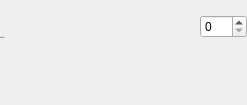
                            <widget class="QWidget" name="widget_13" native="true">
                             <layout class="QVBoxLayout" name="verticalLayout_30">
                              <property name="spacing">
                               <number>0</number>
                              </property>
                              <property name="leftMargin">
                               <number>0</number>
                              </property>
                              <property name="topMargin">
                               <number>0</number>
                              </property>
                              <property name="rightMargin">
                               <number>0</number>
                              </property>
                              <property name="bottomMargin">
                               <number>0</number>
                              </property>
                              <item>
                               <widget class="QWidget" name="widget_38" native="true">
                                <property name="minimumSize">
                                 <size>
                                  <width>0</width>
                                  <height>105</height>
                                 </size>
                                </property>
                                <property name="maximumSize">
                                 <size>
                                  <width>16777215</width>
                                  <height>105</height>
                                 </size>
                                </property>
                                <layout class="QHBoxLayout" name="horizontalLayout_35">
                                 <property name="spacing">
                                  <number>0</number>
                                 </property>
                                 <property name="leftMargin">
                                  <number>0</number>
                                 </property>
                                 <property name="topMargin">
                                  <number>0</number>
                                 </property>
                                 <property name="rightMargin">
                                  <number>0</number>
                                 </property>
                                 <property name="bottomMargin">
                                  <number>0</number>
                                 </property>
                                 <item>
                                  <layout class="QHBoxLayout" name="formInput_16">
                                   <property name="spacing">
                                    <number>0</number>
                                   </property>
                                   <property name="topMargin">
                                    <number>0</number>
                                   </property>
                                   <item alignment="Qt::AlignTop">
                                    <widget class="QWidget" name="label_product_7" native="true">
                                     <property name="minimumSize">
                                      <size>
                                       <width>200</width>
                                       <height>0</height>
                                      </size>
                                     </property>
                                     <property name="maximumSize">
                                      <size>
                                       <width>200</width>
                                       <height>16777215</height>
                                      </size>
                                     </property>
                                     <layout class="QHBoxLayout" name="horizontalLayout_18">
                                      <property name="spacing">
                                       <number>0</number>
                                      </property>
                                      <property name="leftMargin">
                                       <number>0</number>
                                      </property>
                                      <property name="topMargin">
                                       <number>30</number>
                                      </property>
                                      <property name="rightMargin">
                                       <number>0</number>
                                      </property>
                                      <property name="bottomMargin">
                                       <number>0</number>
                                      </property>
                                      <item>
                                       <widget class="QLabel" name="label_9">
                                        <property name="font">
                                         <font>
                                          <family>Cambria</family>
                                          <pointsize>-1</pointsize>
                                          <bold>false</bold>
                                         </font>
                                        </property>
                                        <property name="text">
                                         <string>Chiết khấu</string>
                                        </property>
                                       </widget>
                                      </item>
                                      <item>
                                       <widget class="QLabel" name="label_required_9">
                                        <property name="sizePolicy">
                                         <sizepolicy hsizetype="Expanding" vsizetype="Preferred">
                                          <horstretch>0</horstretch>
                                          <verstretch>0</verstretch>
                                         </sizepolicy>
                                        </property>
                                        <property name="text">
                                         <string/>
                                        </property>
                                       </widget>
                                      </item>
                                     </layout>
                                    </widget>
                                   </item>
                                   <item alignment="Qt::AlignTop">
                                    <widget class="QWidget" name="widget_39" native="true">
                                     <property name="maximumSize">
                                      <size>
                                       <width>16777215</width>
                                       <height>16777215</height>
                                      </size>
                                     </property>
                                     <layout class="QVBoxLayout" name="verticalLayout_29">
                                      <property name="spacing">
                                       <number>0</number>
                                      </property>
                                      <property name="leftMargin">
                                       <number>0</number>
                                      </property>
                                      <property name="topMargin">
                                       <number>15</number>
                                      </property>
                                      <property name="rightMargin">
                                       <number>0</number>
                                      </property>
                                      <property name="bottomMargin">
                                       <number>0</number>
                                      </property>
                                      <item>
                                       <widget class="QSpinBox" name="discount_le">
                                        <property name="maximum">
                                         <number>100</number>
                                        </property>
                                       </widget>
                                      </item>
                                      <item>
                                       <widget class="QLabel" name="error_order_code_5">
                                        <property name="text">
                                         <string/>
                                        </property>
                                        <property name="margin">
                                         <number>0</number>
                                        </property>
                                       </widget>
                                      </item>
                                     </layout>
                                    </widget>
                                   </item>
                                  </layout>
                                 </item>
                                </layout>
                               </widget>
                              </item>
                             </layout>
                            </widget>
